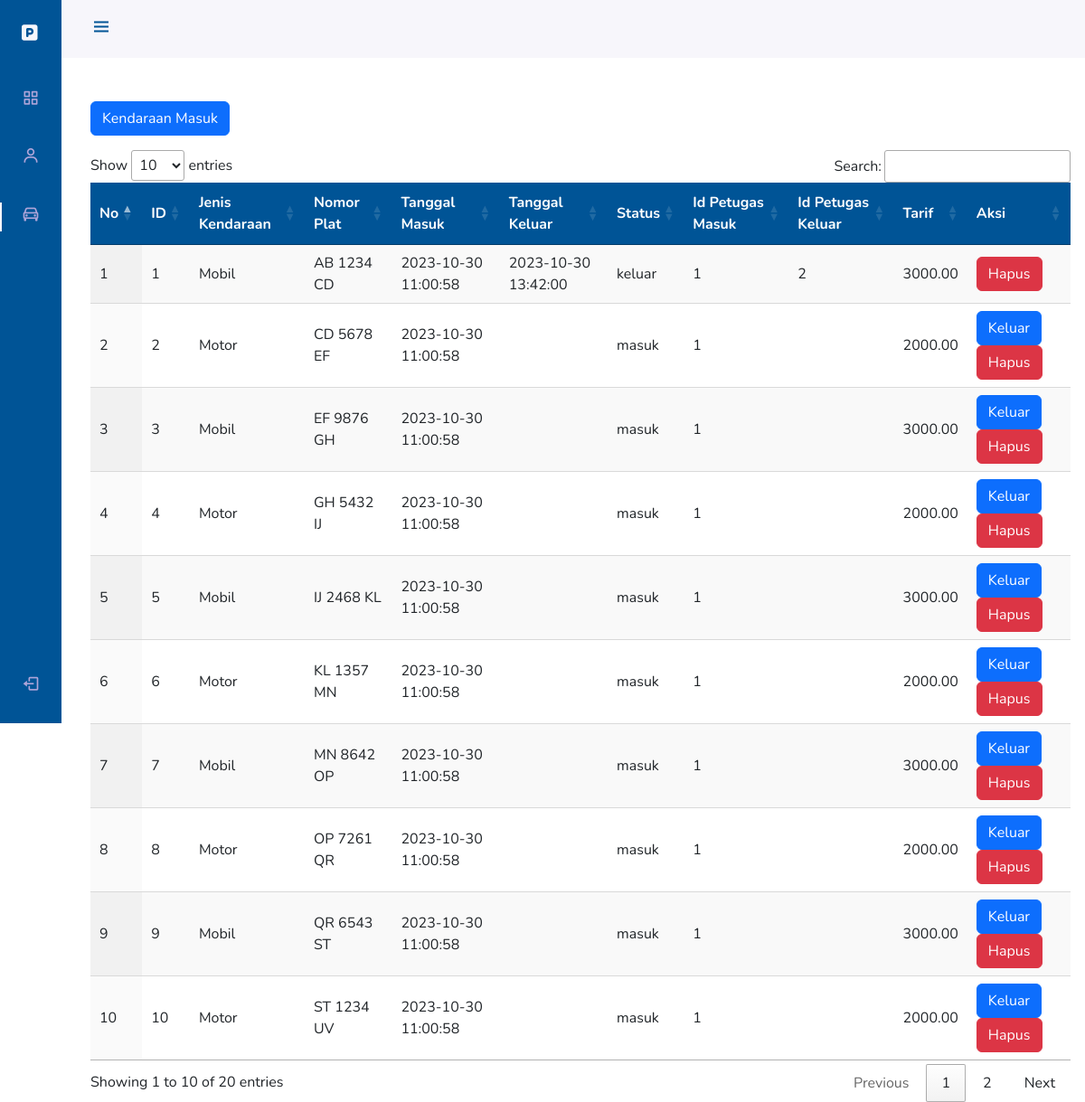
Page /list-kendaraan.php on the committed database.
### tables this page shows
CREATE TABLE `kendaraan` (
  `id` int(11) NOT NULL,
  `jenis_kendaraan` varchar(50) NOT NULL,
  `nomor_plat` varchar(20) NOT NULL,
  `tanggal_masuk` datetime DEFAULT current_timestamp(),
  `tanggal_keluar` datetime DEFAULT NULL,
  `status` enum('masuk','keluar') NOT NULL,
  `id_petugas_masuk` int(11) NOT NULL,
  `id_petugas_keluar` int(11) DEFAULT NULL,
  `tarif` decimal(10,2) NOT NULL
);

### list-kendaraan.php (the view, shortened to what this page needs)
<?php
include("asset/config.php");
include("asset/template/head.php"); ?>
<link rel="stylesheet" href="https://cdn.datatables.net/1.13.6/css/jquery.dataTables.min.css">
<?php
include("asset/template/header.php");
include("asset/template/navbar.php"); ?>
<div class="height-100 pt-5">
    <div>
        <a href="form-kendaraan-masuk.php" class="btn btn-primary mb-3">Kendaraan Masuk</a>
        <table id="myTable" class="display" style="width:100%">
            <thead>
                <tr>
                    <th>No</th>
                    <th>ID</th>
                    <th>Jenis Kendaraan</th>
                    <th>Nomor Plat</th>
                    <th>Tanggal Masuk</th>
                    <th>Tanggal Keluar</th>
                    <th>Status</th>
                    <th>Id Petugas Masuk</th>
                    <th>Id Petugas Keluar</th>
                    <th>Tarif</th>
                    <th>Aksi</th>
                </tr>
            </thead>
            <tbody>
                <?php
                $sql = "SELECT * from kendaraan";
                $query = mysqli_query($db, $sql);
                $no = 1;
                while ($kendaraan = mysqli_fetch_array($query)) : ?>
                <tr>
                    <td><?= $no; ?></td>
                    <td><?= $kendaraan['id'] ?></td>
                    <td><?= $kendaraan['jenis_kendaraan'] ?></td>
                    <td><?= $kendaraan['nomor_plat'] ?></td>
                    <td><?= $kendaraan['tanggal_masuk'] ?></td>
                    <td> <?= $kendaraan['tanggal_keluar'] ?></td>
                    <td><?= $kendaraan['status'] ?></td>
                    <td><?= $kendaraan['id_petugas_masuk'] ?></td>
                    <td><?= $kendaraan['id_petugas_keluar'] ?></td>
                    <td><?= $kendaraan['tarif'] ?></td>
                    <td><?php
                            $tanggal_keluar = $kendaraan['tanggal_keluar'];
                            if ($tanggal_keluar == null) {
                                echo '<a href="form-kendaraan-keluar.php?id=' . $kendaraan['id'] . '" class=" btn btn-primary">Keluar</a>';
                            }
                            ?>
                        <a href="javascript:void(0);" onclick="confirmDelete(<?= $kendaraan['id'] ?>)"
                            class="btn btn-danger">Hapus</a>
                    </td>
                </tr>
                <?php $no++;
                endwhile; ?>
            </tbody>
        </table>
    </div>
</div>
</body>
</html>

### asset/template/head.php (shortened to what this page needs)
<!doctype html>
<html lang="en">
<head>
    <link href="https://cdn.jsdelivr.net/npm/bootstrap@5.3.2/dist/css/bootstrap.min.css" rel="stylesheet"
>
    <link href='https://unpkg.com/boxicons@2.1.4/css/boxicons.min.css' rel='stylesheet'>
    <link rel="stylesheet" href="https://cdnjs.cloudflare.com/ajax/libs/font-awesome/6.4.2/css/all.min.css"
 />
    <link rel="stylesheet" href="asset/css/style.css">

### asset/template/header.php
</head>
<body id="body-pd">
    <header class="header" id="header">
        <div class="header_toggle"> <i class='bx bx-menu' id="header-toggle"></i> </div>
        <div class="header_img"> <img src="https://i.imgur.com/hczKIze.jpg" alt=""> </div>
    </header>

### asset/template/navbar.php (shortened to what this page needs)
<div class="l-navbar" id="nav-bar">
    <nav class="nav">
        <div> <a href="index.php" class="nav_logo"> <i class='fa-solid fa-square-parking  nav_logo-icon'></i>
                     </a>
            <div class="nav_list"> <a href="index.php" class="nav_link ">
                    <i class='bx bx-grid-alt nav_icon'></i>
                </a> <a href="list-petugas.php" class="nav_link"> <i class='bx bx-user nav_icon'></i>
                </a> <a href="list-kendaraan.php" class="nav_link"> <i class='bx bx-car nav_icon'></i>
                </a>
            </div>
        </div> <a href="#" class="nav_link"> <i class='bx bx-log-out nav_icon'></i>  </a>
    </nav>
</div>

### asset/css/style.css (style rules this page uses)
:root { --header-height: 3rem; --nav-width: 68px; --first-color: #005496; --first-color-light: #afa5d9; --white-color: #f7f6fb; --body-font: "Nunito", sans-serif; --normal-font-size: 1rem; --z-fixed: 100; }
body { position: relative; margin: var(--header-height) 0 0 0; padding: 0 1rem; font-family: var(--body-font); font-size: var(--normal-font-size); transition: 0.5s; }
a { text-decoration: none; }
.header { width: 100%; height: var(--header-height); position: fixed; top: 0; left: 0; display: flex; align-items: center; justify-content: space-between; padding: 0 1rem; background-color: var(--white-color); z-index: var(--z-fixed); transition: 0.5s; }
.header_toggle { color: var(--first-color); font-size: 1.5rem; cursor: pointer; }
.header_img { width: 35px; height: 35px; display: flex; justify-content: center; border-radius: 50%; overflow: hidden; }
.header_img img { width: 40px; }
.l-navbar { position: fixed; top: 0; left: -30%; width: var(--nav-width); height: 100vh; background-color: var(--first-color); padding: 0.5rem 1rem 0 0; transition: 0.5s; z-index: var(--z-fixed); }
.nav { height: 100%; display: flex; flex-direction: column; justify-content: space-between; overflow: hidden; }
.nav_logo, .nav_link { display: grid; grid-template-columns: max-content max-content; align-items: center; column-gap: 1rem; padding: 0.5rem 0 0.5rem 1.5rem; }
.nav_logo { margin-bottom: 2rem; }
.nav_logo-icon { font-size: 1.25rem; color: var(--white-color); }
.nav_link { position: relative; color: var(--first-color-light); margin-bottom: 1.5rem; transition: 0.3s; }
.nav_icon { font-size: 1.25rem; }
.height-100 { height: 100vh; }
@media screen and (min-width: 768px) { body { margin: calc(var(--header-height) + 1rem) 0 0 0; padding-left: calc(var(--nav-width) + 2rem); } }
@media screen and (min-width: 768px) { .header { height: calc(var(--header-height) + 1rem); padding: 0 2rem 0 calc(var(--nav-width) + 2rem); } }
@media screen and (min-width: 768px) { .header_img { width: 40px; height: 40px; } }
@media screen and (min-width: 768px) { .header_img img { width: 45px; } }
@media screen and (min-width: 768px) { .l-navbar { left: 0; padding: 1rem 1rem 0 0; } }

### list-kendaraan.php (style rules this page uses)
th { background-color: #005496; color: white; }

### rows in the picture
kendaraan: id "1", jenis_kendaraan "Mobil", nomor_plat "AB 1234 CD", tanggal_masuk "2023-10-30 11:00:58", tanggal_keluar "2023-10-30 13:42:00", status "keluar", id_petugas_masuk "1", id_petugas_keluar "2", tarif "3000.00"
kendaraan: id "2", jenis_kendaraan "Motor", nomor_plat "CD 5678 EF", tanggal_masuk "2023-10-30 11:00:58", status "masuk", id_petugas_masuk "1", tarif "2000.00"
kendaraan: id "3", jenis_kendaraan "Mobil", nomor_plat "EF 9876 GH", tanggal_masuk "2023-10-30 11:00:58", status "masuk", id_petugas_masuk "1", tarif "3000.00"
kendaraan: id "4", jenis_kendaraan "Motor", nomor_plat "GH 5432 IJ", tanggal_masuk "2023-10-30 11:00:58", status "masuk", id_petugas_masuk "1", tarif "2000.00"
kendaraan: id "5", jenis_kendaraan "Mobil", nomor_plat "IJ 2468 KL", tanggal_masuk "2023-10-30 11:00:58", status "masuk", id_petugas_masuk "1", tarif "3000.00"
kendaraan: id "6", jenis_kendaraan "Motor", nomor_plat "KL 1357 MN", tanggal_masuk "2023-10-30 11:00:58", status "masuk", id_petugas_masuk "1", tarif "2000.00"
kendaraan: id "7", jenis_kendaraan "Mobil", nomor_plat "MN 8642 OP", tanggal_masuk "2023-10-30 11:00:58", status "masuk", id_petugas_masuk "1", tarif "3000.00"
kendaraan: id "8", jenis_kendaraan "Motor", nomor_plat "OP 7261 QR", tanggal_masuk "2023-10-30 11:00:58", status "masuk", id_petugas_masuk "1", tarif "2000.00"
kendaraan: id "9", jenis_kendaraan "Mobil", nomor_plat "QR 6543 ST", tanggal_masuk "2023-10-30 11:00:58", status "masuk", id_petugas_masuk "1", tarif "3000.00"
kendaraan: id "10", jenis_kendaraan "Motor", nomor_plat "ST 1234 UV", tanggal_masuk "2023-10-30 11:00:58", status "masuk", id_petugas_masuk "1", tarif "2000.00"
